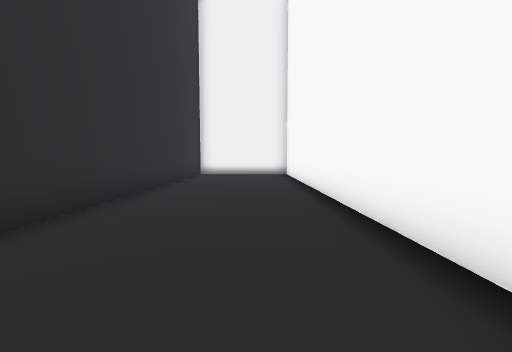
[1] (above)

24 first-person views from a walk through a Unity game level. The camera is 1.5 m above the floor, tilts 4° down and sees 90° across. The floor is counted in squares, 2 m on a side. Each view is taken from the middle of a square. On the plan, view 1 faces up. The plan holds only what a view shows up to about 9 squares ahead; the rest is blank. The place goes on beyond the plan. The player is left out. Some animated figures are not drawn.

[2]
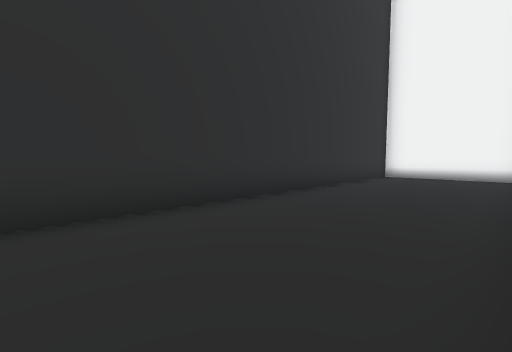

[3]
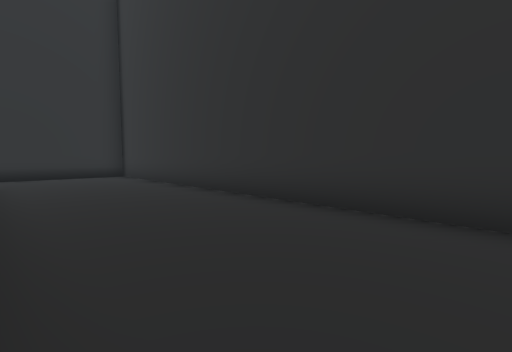

[4]
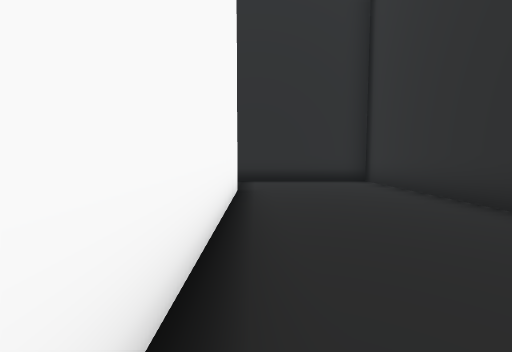

[5]
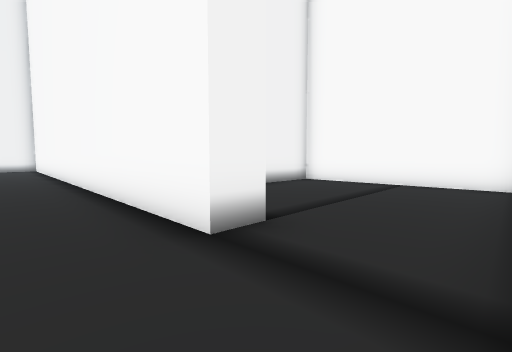

[6]
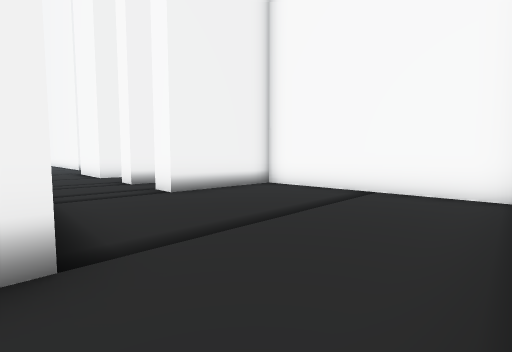

[7]
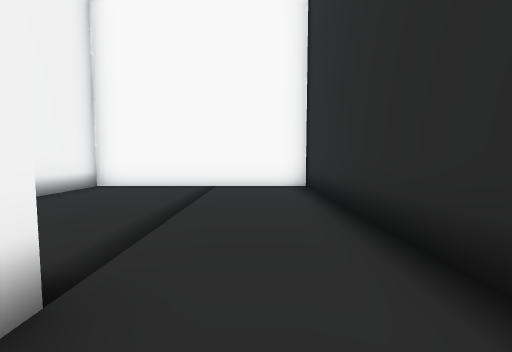

[8]
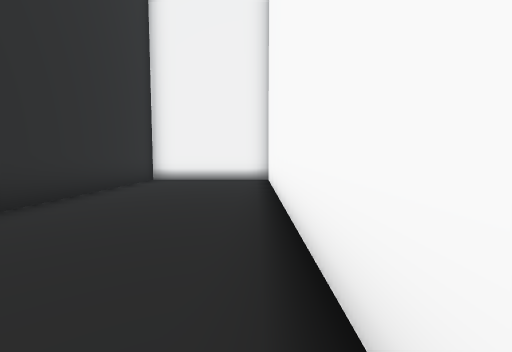

[9]
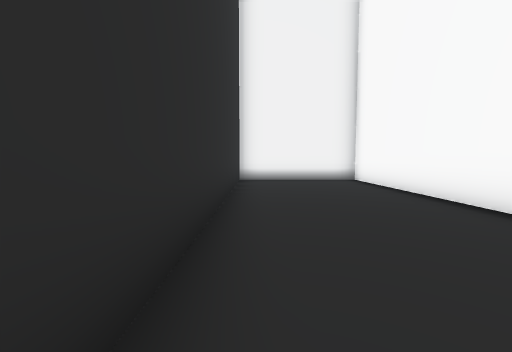

[10]
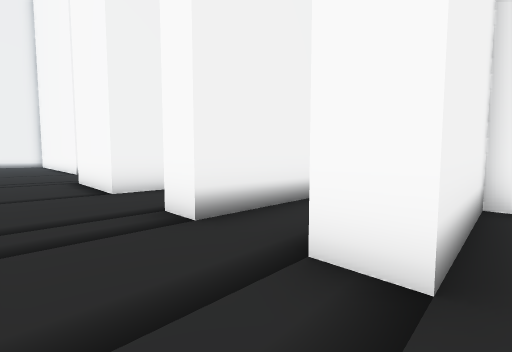

[11]
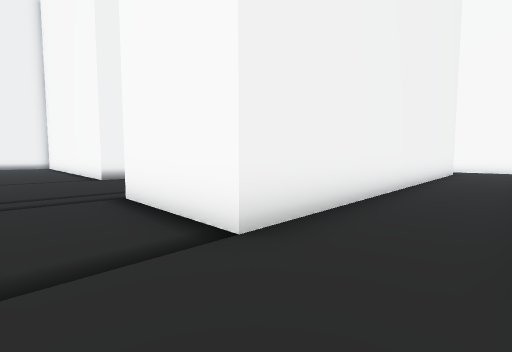

[12]
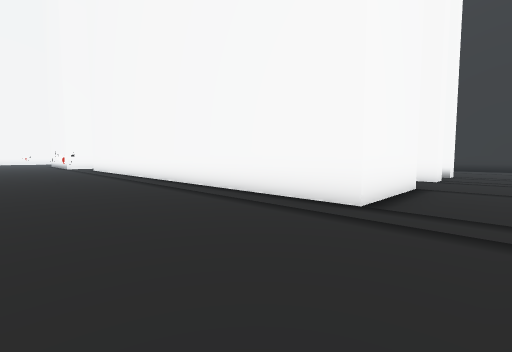

[13]
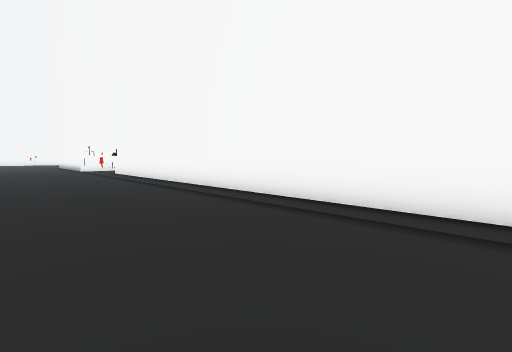

[14]
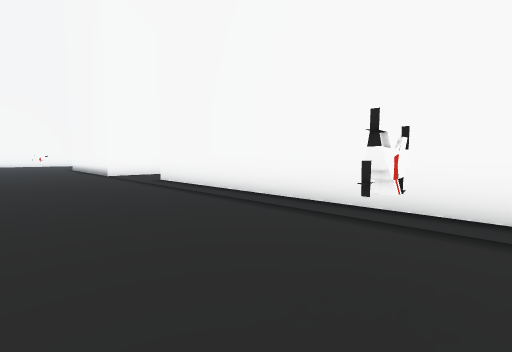

[15]
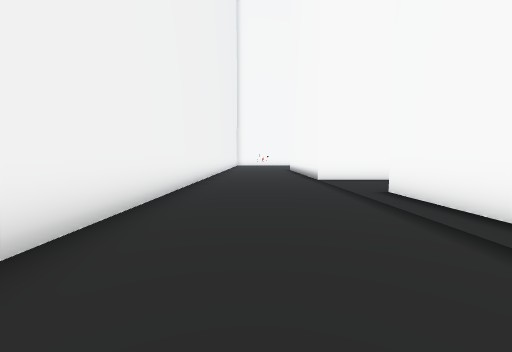

[16]
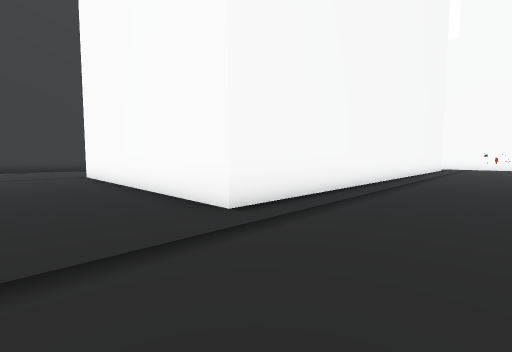

[17]
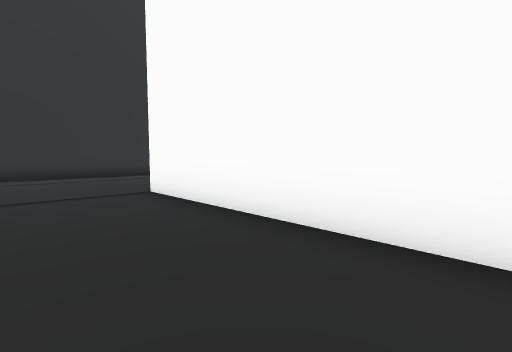

[18]
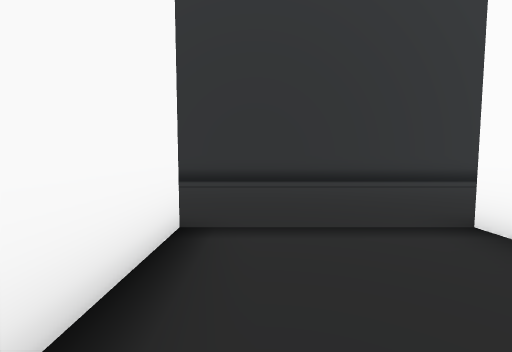

[19]
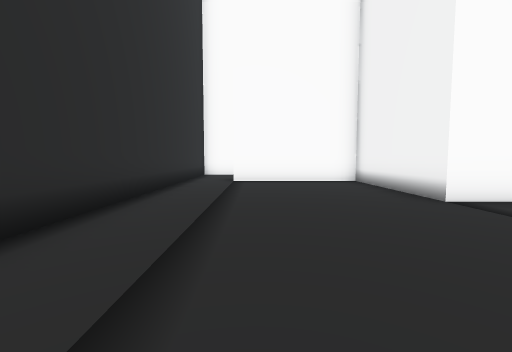

[20]
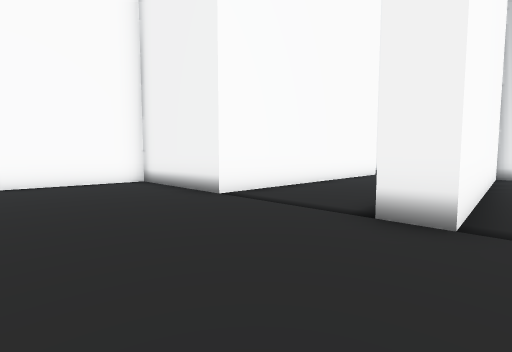

[21]
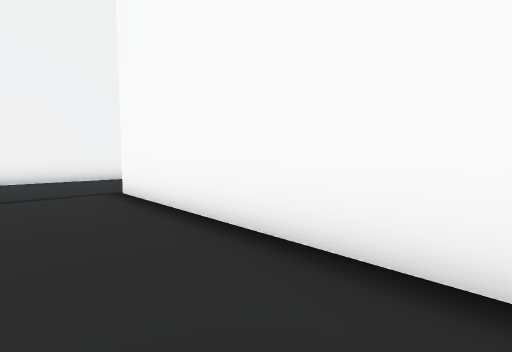

[22]
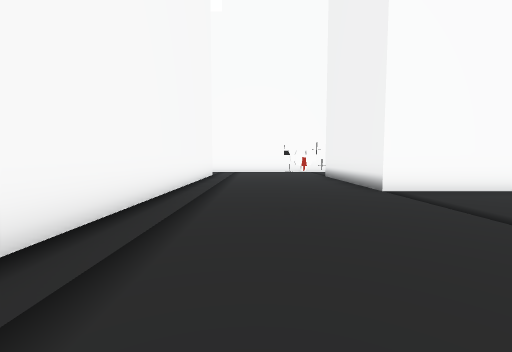

[23]
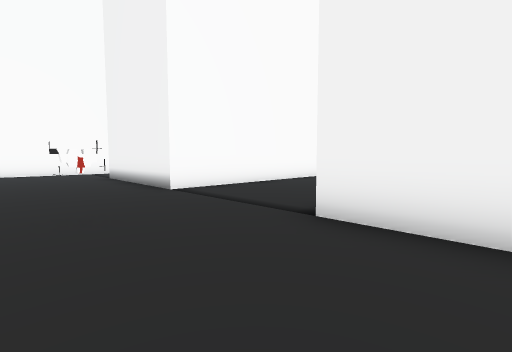

[24]
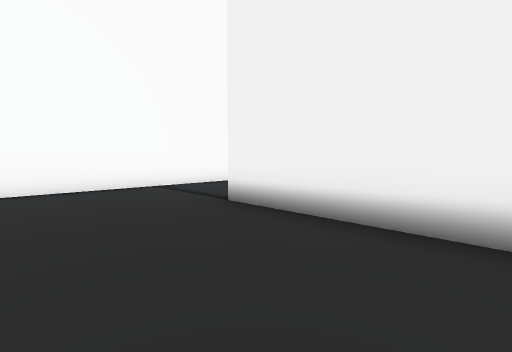

### Floor plan
Points are (right, up) in squares from view 1. A wall is a line through its corners. A room is listed if a view was taken in it or the views show most of it. See-through windows are left out.
Room 1 (views 1, 2, 3, 4, 5, 6, 7, 8, 9, 10)
walls: (2.2, -4.9) (1.4, -4.9) (1.4, 11.9) (-2.6, 11.9) (-2.6, -7.3) (7.8, -7.3) (7.8, -1.7) (4.6, -1.7) (4.6, -0.9)
ways out: opening at (3.5, -1)
Room 2 (views 11, 12, 13, 14, 15, 16, 17, 18, 19, 20, 21, 22, 23, 24)
walls: (13.9, 3.9) (4.6, 3.9) (4.6, 7.1) (20.6, 7.1) (20.6, -1.7) (16.6, -1.7) (16.6, -5.8); (23.8, 1.9) (23.8, 7.9); (25.1, 7.1) (24.6, 7.1) (24.6, -1.7) (23.8, -1.7) (23.8, 0.2); (15.8, -7.3) (25.5, -7.3); (4.6, 1.5) (5.2, 1.5); (25, 11.9) (14.1, 11.9); (10.2, 14.5) (10.2, 11.9) (5.4, 11.9) (5.4, 12.4); (2.2, 14.5) (2.2, 8.9)
ways out: opening at (3.5, 1); opening at (16, -6.5)
objects: other object (12, 10)

Where each view was taken, in squares from view 1:
view 1: 0 up, 0 right, facing up
view 2: 1 up, 1 right, facing up-left
view 3: 4 up, 1 right, facing down-left
view 4: 1 up, 1 right, facing down
view 5: 7 down, 0 right, facing up-right
view 6: 7 down, 2 right, facing up-right
view 7: 6 down, 1 right, facing right
view 8: 3 up, 1 right, facing up
view 9: 3 up, 2 left, facing up
view 10: 2 down, 3 right, facing up-right
view 11: 2 up, 3 right, facing up-right
view 12: 11 up, 3 right, facing down-right
view 13: 11 up, 7 right, facing down-right
view 14: 11 up, 12 right, facing down-right
view 15: 10 up, 15 right, facing right
view 16: 10 up, 23 right, facing down-left
view 17: 4 up, 23 right, facing down-left
view 18: 1 up, 23 right, facing down
view 19: 5 down, 25 right, facing left
view 20: 5 down, 25 right, facing up-left
view 21: 2 up, 22 right, facing up-right
view 22: 9 up, 16 right, facing left
view 23: 9 up, 16 right, facing up-left
view 24: 9 up, 9 right, facing up-left
